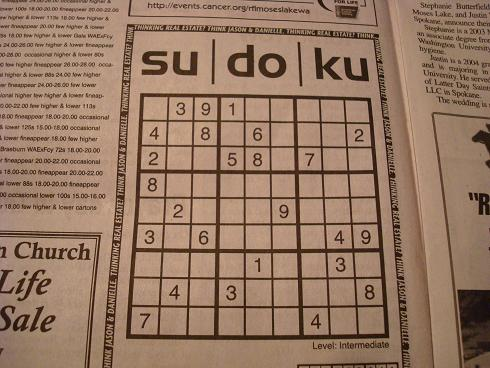
#> input picture Sudoku-Solver/test_images/image777.jpg, 490 x 368 px
$ python -i utils.py   (imports and definitions only)
#> lines starting #> are read from the running program, lines starting #| are printed output that depends on the picture; after the words box and inside, x2 and y2 are one past the last pixel; in counts of white or black regions, pixels touching at a corner belong together
import cv2
import operator
import numpy as np
# [11 lines of commented-out code are left out]


# [60 lines left out: functions show_image, show_digits, convert_when_colour, display_points, display_rects, display_contours, not called in this run]


def pre_process_image(img, skip_dilate=False):
    """Uses a blurring function, adaptive thresholding and dilation to expose the main features of an image."""

    # Gaussian blur with a kernal size (height, width) of 9.
    # Note that kernal sizes must be positive and odd and the kernel must be square.
    proc = cv2.GaussianBlur(img.copy(), (9, 9), 0)

    # Adaptive threshold using 11 nearest neighbour pixels
    proc = cv2.adaptiveThreshold(proc, 255, cv2.ADAPTIVE_THRESH_GAUSSIAN_C, cv2.THRESH_BINARY, 11, 2)

    # Invert colours, so gridlines have non-zero pixel values.
    # Necessary to dilate the image, otherwise will look like erosion instead.
    proc = cv2.bitwise_not(proc, proc)

    if not skip_dilate:
        # Dilate the image to increase the size of the grid lines.
        kernel = np.array([[0., 1., 0.], [1., 1., 1.], [0., 1., 0.]], np.uint8)
        proc = cv2.dilate(proc, kernel)

    return proc


# [70 lines left out: functions find_corners_of_largest_polygon, distance_between, crop_and_warp, infer_grid, not called in this run]


def cut_from_rect(img, rect):
    """Cuts a rectangle from an image using the top left and bottom right points."""
    return img[int(rect[0][1]):int(rect[1][1]), int(rect[0][0]):int(rect[1][0])]


# [138 lines left out: functions scale_and_centre, find_largest_feature, extract_digit, get_digits, get_possible, not called in this run]


# def show_matrix(cnn_verdict):
#     for block in cnn_verdict:
#         print(block[1])

>>> import cv2
>>> picture = cv2.imread('../test_images/image777.jpg', cv2.IMREAD_GRAYSCALE)
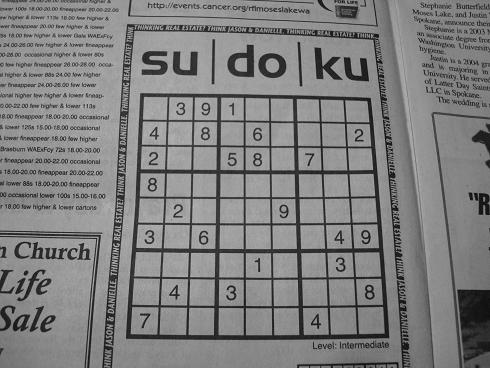
#> picture: shape (368, 490); min 0, max 196, mean 127.3
>>> result = pre_process_image(picture)
#> in pre_process_image, `proc = cv2.GaussianBlur(img.copy(), (9, 9), 0)`:
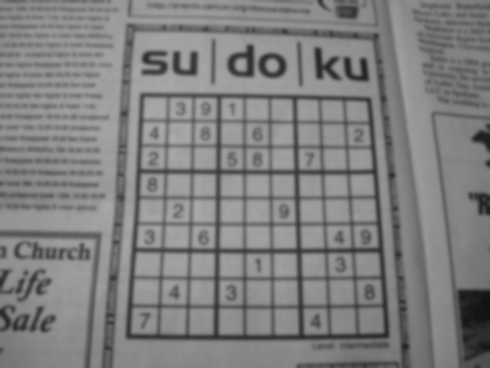
#> proc: shape (368, 490); min 18, max 172, mean 127.3
#> in pre_process_image, `proc = cv2.adaptiveThreshold(proc, 255, cv2.ADAPTIVE_THRESH_GAUSSIAN_C..`:
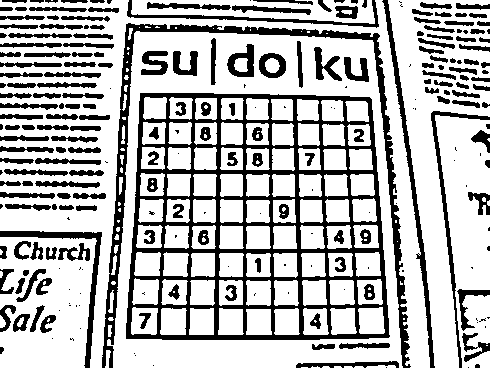
#> proc: shape (368, 490); 71.7% white; 250 black regions (76 under 20 px), largest, box (x1, y1, x2, y2) and area: (126, 93, 390, 340) 18027, (102, 23, 411, 368) 6158, (382, 0, 435, 368) 1727
#> in pre_process_image, `proc = cv2.dilate(proc, kernel)`:
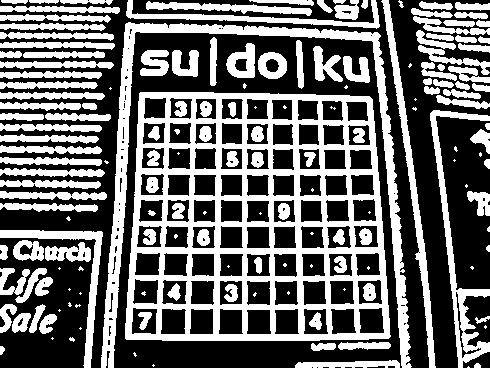
#> proc: shape (368, 490); 41.8% white; 164 white regions (46 under 20 px), largest, box (x1, y1, x2, y2) and area: (125, 92, 391, 341) 26101, (101, 22, 412, 368) 8692, (430, 110, 490, 368) 2708

$ run again, on Sudoku-Solver/test_images/sudoku-original.jpg
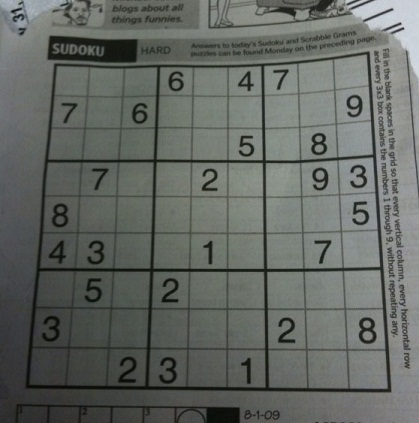
#> input picture Sudoku-Solver/test_images/sudoku-original.jpg, 419 x 423 px
#> in pre_process_image, `proc = cv2.adaptiveThreshold(proc, 255, cv2.ADAPTIVE_THRESH_GAUSSIAN_C..`:
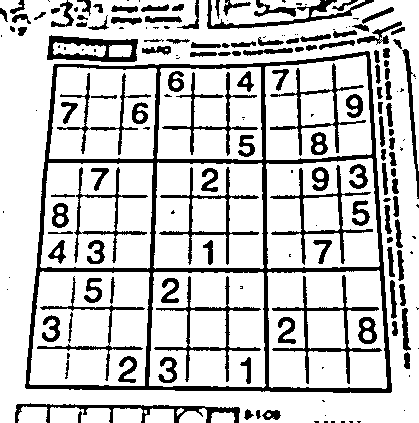
#> proc: shape (423, 419); 78.7% white; 189 black regions (65 under 20 px), largest, box (x1, y1, x2, y2) and area: (25, 51, 392, 393) 10968, (272, 275, 382, 384) 1391, (154, 276, 261, 382) 1255
#> in pre_process_image, `proc = cv2.dilate(proc, kernel)`:
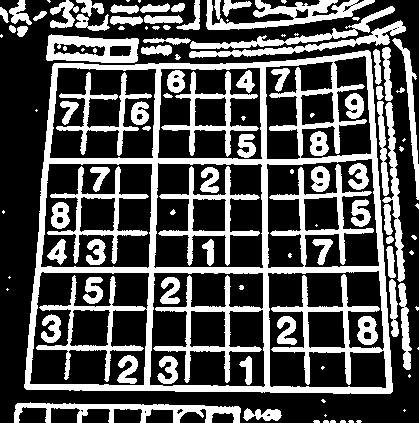
#> proc: shape (423, 419); 32.8% white; 114 white regions (39 under 20 px), largest, box (x1, y1, x2, y2) and area: (24, 50, 393, 394) 25888, (206, 0, 375, 30) 2100, (14, 402, 241, 423) 1940
